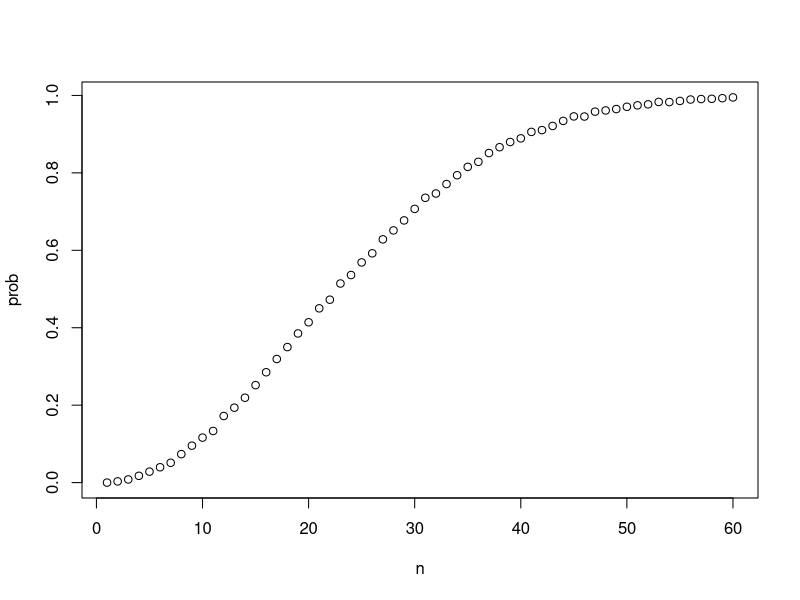
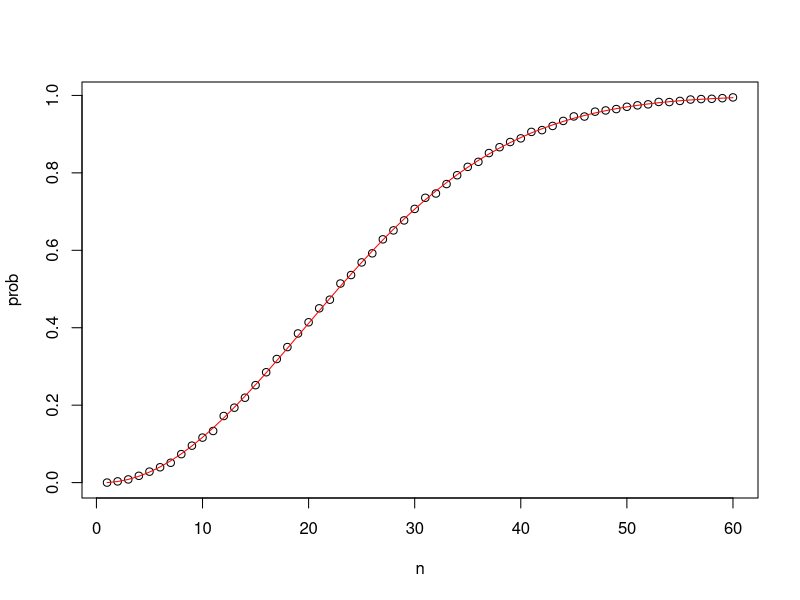
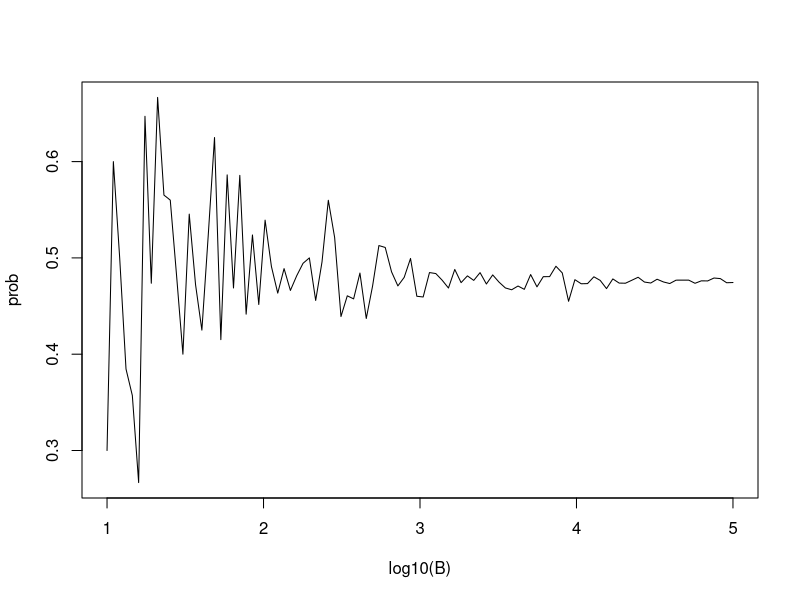
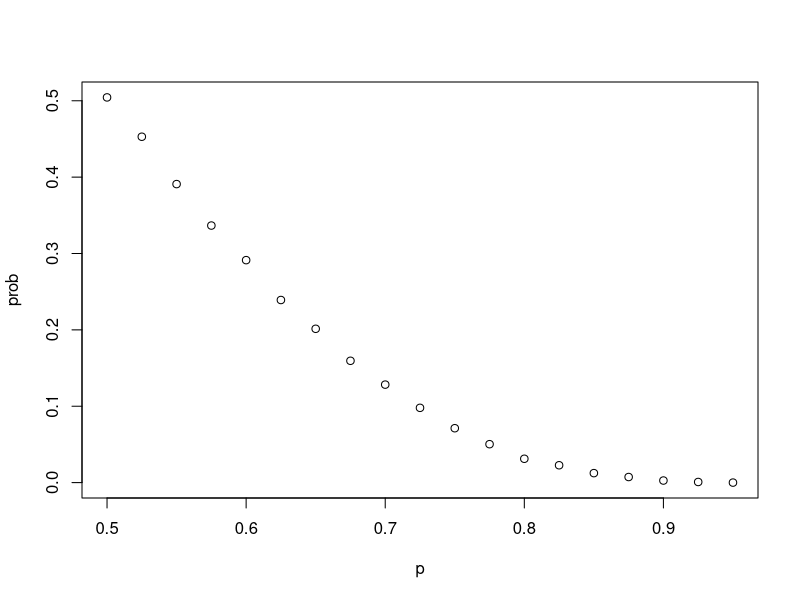
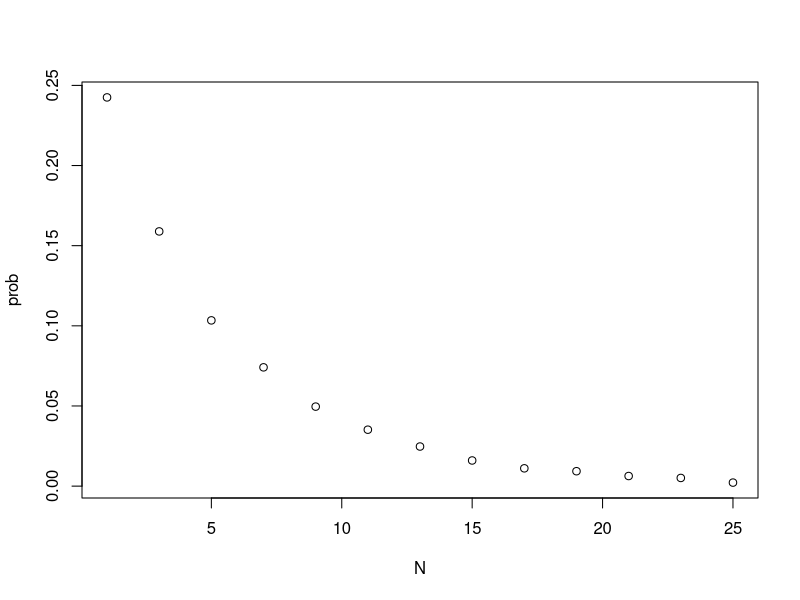

Recreate these plots in R, in order.
## ---- chunk 1
knitr::opts_chunk$set(echo = TRUE)
## ---- chunk 2
beads <- rep(c("red", "blue"), times = c(2,3))
beads
## ---- chunk 3
B <- 10000
events <- replicate(B, sample(beads,1))
tab <- table(events)
tab
## ---- chunk 4
prop.table(tab)
## ---- chunk 5
sample(beads, 5)
## ---- chunk 6
sample(beads,5)
## ---- chunk 7
prop <- sample(beads, B, replace = TRUE)
table(prop)
## ---- chunk 8
prop.table(table(prop))
## ---- chunk 9
beads <- rep(c("red", "blue"), times = c(2,3))
beads
## ---- chunk 10
mean(beads == "blue")
## ---- chunk 11
cyan <- 3
magenta <- 5
yellow <- 7
p = cyan/(cyan + magenta + yellow)
p
## ---- chunk 12
p_1 = cyan/(cyan + magenta + yellow)
# Assign a variable `p_2` as the probability of not choosing a cyan ball on the second draw without replacement.
p_2 <- 1 - (cyan - 1)/(cyan + magenta + yellow - 1)
# Calculate the probability that the first draw is cyan and the second draw is not cyan using `p_1` and `p_2`.
p_1 * p_2
## ---- chunk 13
cyan <- 3
magenta <- 5
yellow <- 7
# The variable 'p_1' is the probability of choosing a cyan ball from the box on the first draw.
p_1 <- cyan / (cyan + magenta + yellow)
#  Assign a variable 'p_2' as the probability of not choosing a cyan ball on the second draw with replacement.
p_2 <- 1 - p_1

# Calculate the probability that the first draw is cyan and the second draw is not cyan using `p_1` and `p_2`.
p_1*p_2
## ---- chunk 14
number <- "Three"
suit <- "Hearts"
paste(number, suit)
## ---- chunk 15
paste(letters[1:5], as.character(1:5))
## ---- chunk 16
expand.grid(pants = c("blue", "black"), shirt = c("white", "grey", "plaid"))
## ---- chunk 17
suits <- c("Diamonds", "Clubs", "Hearts", "Spades")
numbers <- c("Ace", "Deuce", "Three", "Four", "Five", "Six", "Seven", "Eight", "Nine", 
             "Ten", "Jack", "Queen", "King")
deck <- expand.grid(number = numbers, suit = suits)
deck <- paste(deck$number, deck$suit)
## ---- chunk 18
deck
## ---- chunk 19
king <- paste("King", suits)
mean(deck %in% king)
## ---- chunk 20
library(gtools)
permutations(5,2)
## ---- chunk 21
all_phone_numbers <- permutations(10, 7, v = 0:9)
n <- nrow(all_phone_numbers)
index <- sample(n, 5)
all_phone_numbers[index,]
## ---- chunk 22
hands <- permutations(52,2, v = deck)
first_card <- hands[,1]
second_card <- hands[,2]
sum(first_card %in% king)

sum(first_card %in% king & second_card %in% king) / sum(first_card %in% king)
## ---- chunk 23
permutations(3,2)
## ---- chunk 24
combinations(3,2)
## ---- chunk 25
aces <- paste("Ace", suits)
facecard <- c("King", "Queen", "Jack", "Ten")
facecard <- expand.grid(number = facecard, suit = suits)
facecard <- paste(facecard$number, facecard$suit)

hands <- combinations(52, 2, v=deck) # all possible hands

# probability of a natural 21 given that the ace is listed first in `combinations`
mean(hands[,1] %in% aces & hands[,2] %in% facecard)

# probability of a natural 21 checking for both ace first and ace second
mean((hands[,1] %in% aces & hands[,2] %in% facecard)|(hands[,2] %in% aces & hands[,1] %in% facecard))
## ---- chunk 26
hand <- sample(deck, 2)
hand
## ---- chunk 27
B <- 10000
results <- replicate(B, {
  hand <- sample(deck, 2)
  (hand[1] %in% aces & hand[2] %in% facecard) |
    (hand[2] %in% aces & hand[1] %in% facecard)
})
mean(results)
## ---- chunk 28
n <- 50
bdays <- sample(1:365, n, replace = TRUE)
any(duplicated(bdays))
## ---- chunk 29
n <- 50
B <- 10000
results <- replicate(B, {
  bdays <- sample(1:365, n, replace = TRUE)
  any(duplicated(bdays))
})
mean(results)
## ---- chunk 30
compute_prob <- function(n, B = 10000){
  same_day <- replicate(B, {
    bdays <- sample(1:365, n, replace = TRUE)
    any(duplicated(bdays))
  })
  mean(same_day)
}
n <- seq(1, 60)
prob <- sapply(n, compute_prob)
plot(n, prob)
## ---- chunk 31
# function for computing exact probability of shared birthdays for any n
exact_prob <- function(n){
    prob_unique <- seq(365, 365-n+1)/365   # vector of fractions for mult. rule
    1 - prod(prob_unique)    # calculate prob of no shared birthdays and subtract from 1
}

eprob <- sapply(n, exact_prob)
plot(n, prob)    # plot Monte Carlo results
lines(n, eprob, col = "red")    # add line for exact prob
## ---- chunk 32
B <- 10^seq(1, 5, len = 100)
compute_prob <- function(B, n = 22){
	same_day <- replicate(B, {
    	bdays <- sample(1:365, n, replace = TRUE)
        any(duplicated(bdays))
    })
    mean(same_day)
}

prob <- sapply(B, compute_prob)
plot(log10(B), prob, type = "l")
## ---- chunk 33
simulated_games <- sample(c("lose","win"), 4, replace = TRUE, prob = c(0.6, 0.4))
B <- 10000
set.seed(1)
celtic_wins <- replicate(B, {
  simulated_games <- sample(c("lose","win"), 4, replace = TRUE, prob = c(0.6, 0.4))
  any(simulated_games == c("win"))
})
mean(celtic_wins)
## ---- chunk 34
B <- 10000
stick <- replicate(B, {
	doors <- as.character(1:3)
	prize <- sample(c("car","goat","goat"))
	prize_door <- doors[prize == "car"]
	my_pick  <- sample(doors, 1)
	show <- sample(doors[!doors %in% c(my_pick, prize_door)],1)
	stick <- my_pick
	stick == prize_door
})
mean(stick)
## ---- chunk 35
B <- 10000
switch <- replicate(B, {
	doors <- as.character(1:3)
	prize <- sample(c("car","goat","goat"))
	prize_door <- doors[prize == "car"]
	my_pick  <- sample(doors, 1)
	show <- sample(doors[!doors %in% c(my_pick, prize_door)],1)
	switch <- doors[!doors%in%c(my_pick, show)]
	switch == prize_door
})
mean(switch)
## ---- chunk 36
n <- 6
outcomes <- c(0, 1)
l <- rep(list(outcomes),n)
possibilities <- expand.grid(l)
results <- rowSums(possibilities) >= 4
mean(results)
## ---- chunk 37
B <- 10000
set.seed(1)
results <- replicate(B, {
  simulated_games <- sample(c(0,1), 6, replace = TRUE, prob = c(0.5, 0.5))
  sum(simulated_games) >= 4
})
mean(results)
## ---- chunk 38
p <- seq(0.5, 0.95, 0.025)
prob_win <- function(p){
  B <- 10000
  result <- replicate(B, {
    b_win <- sample(c(1,0), 7, replace = TRUE, prob = c(1-p, p))
    sum(b_win)>=4
    })
  mean(result)
}
prob <- sapply(p, prob_win)
plot(p, prob)
## ---- chunk 39
prob_win <- function(N, p=0.75){
      B <- 10000
      result <- replicate(B, {
        b_win <- sample(c(1,0), N, replace = TRUE, prob = c(1-p, p))
        sum(b_win)>=(N+1)/2
        })
      mean(result)
}
N <- seq(1, 25, 2)
prob <- sapply(N, prob_win)
plot(N, prob)
## ---- chunk 40
nrow(data.frame(permutations(8,3)))
## ---- chunk 41
nrow(data.frame(permutations(3,3)))
## ---- chunk 42
3/8
## ---- chunk 43
all <- permutations(8,3)
jamaica <- permutations(3,3)
nrow(jamaica)/nrow(all)
## ---- chunk 44
runners <- c("Jamaica", "Jamaica", "Jamaica", "USA", "Ecuador", "Netherlands", "France", "South Africa")
B <- 10000
set.seed(1)
jamaica <- replicate(B, {
  winners <- sample(runners, 3)
  (winners[1] %in% "Jamaica" & winners[2] %in% "Jamaica" & winners[3] %in% "Jamaica")
})
mean(jamaica)
## ---- chunk 45
entree <- nrow(combinations(6,1))
sides <- nrow(combinations(6,2))
drinks <- nrow(combinations(2,1))
entree*sides*drinks
## ---- chunk 46
entree <- nrow(combinations(6,1))
sides <- nrow(combinations(6,2))
drinks <- nrow(combinations(3,1))
entree*sides*drinks
## ---- chunk 47
entree <- nrow(combinations(6,1))
sides <- nrow(combinations(6,3))
drinks <- nrow(combinations(3,1))
entree*sides*drinks
## ---- chunk 48
sides <- nrow(combinations(6,2))
drinks <- nrow(combinations(3,1))
n <- 1:12
options <- function(n){
  n*sides*drinks
}
opt <- sapply(n, options)
min(which(opt >= 365))
## ---- chunk 49
entree <- nrow(combinations(6,1))
drinks <- nrow(combinations(3,1))
n <- 2:12
options <- function(n){
  drinks*entree*nrow(combinations(n, 2))
}
opt <- sapply(n, options)
min(which(opt >= 365))
## ---- chunk 50
data("esoph")
head(esoph)
## ---- chunk 51
nrow(esoph)
## ---- chunk 52
all_cases <- sum(esoph$ncases)
all_cases
## ---- chunk 53
all_controls <- sum(esoph$ncontrols)
all_controls
## ---- chunk 54
summary(esoph)
## ---- chunk 55
library(tidyverse)
library(gtools)
esoph %>% filter(alcgp == "120+") %>%
  summarize(sum_cases=sum(ncases), tot=sum(ncontrols) + sum(ncases), probability=sum_cases/tot)
## ---- chunk 56
esoph %>% filter(alcgp == "0-39g/day") %>%
  summarize(sum_cases=sum(ncases), tot=sum(ncontrols) + sum(ncases), probability=sum_cases/tot, 3)
## ---- chunk 57
total_cases <- sum(esoph$ncases)
group <- esoph %>% filter(tobgp != "0-9g/day") %>% summarize(sum(ncases)) %>% unlist()
group/total_cases
## ---- chunk 58
group <- esoph %>% filter(tobgp != "0-9g/day") %>% summarize(sum(ncontrols)) %>% unlist()
group/all_controls
## ---- chunk 59
group <- esoph %>% filter(alcgp == "120+") %>% summarize(sum(ncases)) %>% unlist()
group/all_cases
## ---- chunk 60
group <- esoph %>% filter(tobgp == "30+") %>% summarize(sum(ncases)) %>% unlist()
group/all_cases
## ---- chunk 61
group <- esoph %>% filter(tobgp == "30+" & alcgp == "120+") %>% summarize(sum(ncases)) %>% unlist()
group/all_cases
## ---- chunk 62
group <- esoph %>% filter(tobgp == "30+" | alcgp == "120+") %>% summarize(sum(ncases)) %>% unlist()
group/all_cases
## ---- chunk 63
group <- esoph %>% filter(alcgp == "120+") %>% summarize(sum(ncontrols)) %>% unlist()
group/all_controls
## ---- chunk 64
esoph %>% filter(alcgp == "120+") %>%
  summarize(contr_sum = sum(ncontrols), case_sum = sum(ncases),
            co_prob = contr_sum/all_controls, ca_prob = case_sum/all_cases,
            ratio = ca_prob/co_prob)
## ---- chunk 65
group <- esoph %>% filter(tobgp == "30+") %>% summarize(sum(ncontrols)) %>% unlist()
group/all_controls
## ---- chunk 66
group <- esoph %>% filter(tobgp == "30+" & alcgp == "120+") %>% summarize(sum(ncontrols)) %>% unlist()
group/all_controls
## ---- chunk 67
group <- esoph %>% filter(tobgp == "30+" | alcgp == "120+") %>% summarize(sum(ncontrols)) %>% unlist()
group/all_controls
## ---- chunk 68
esoph %>% filter(tobgp == "30+" | alcgp == "120+") %>%
  summarize(contr_sum = sum(ncontrols), case_sum = sum(ncases),
            co_prob = contr_sum/all_controls, ca_prob = case_sum/all_cases,
            ratio = ca_prob/co_prob)
